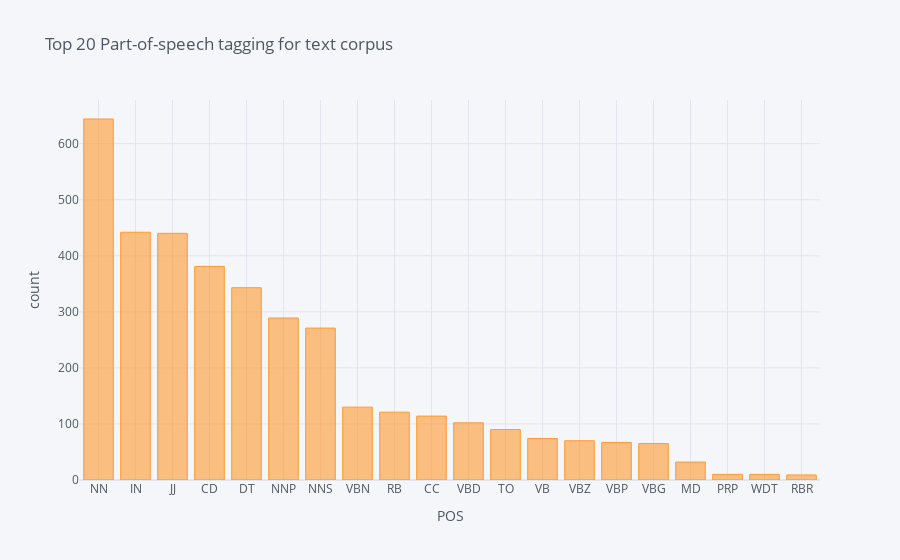

Source (notebook cell):
### Code cell
import textblob
blob = textblob.TextBlob(text)
pos_df = pd.DataFrame(blob.tags, columns = ['word' , 'pos'])
pos_df = pos_df.pos.value_counts()[:20]
pos_df.iplot(
    kind='bar',
    xTitle='POS',
    yTitle='count', 
    title='Top 20 Part-of-speech tagging for text corpus')

### Figure 1 — Plotly figure (JSON) as saved in the notebook; plotly's stock layout.template omitted (floating-point values rounded to 4 significant figures)
{"data": [{"marker": {"color": "rgba(255, 153, 51, 0.6)", "line": {"color": "rgba(255, 153, 51, 1.0)", "width": 1}}, "name": "pos", "orientation": "v", "text": "", "type": "bar", "x": ["NN", "IN", "JJ", "CD", "DT", "NNP", "NNS", "VBN", "RB", "CC", "VBD", "TO", "VB", "VBZ", "VBP", "VBG", "MD", "PRP", "WDT", "RBR"], "y": [644, 442, 440, 381, 343, 289, 271, 130, 121, 114, 102, 90, 74, 70, 67, 65, 32, 10, 10, 9]}], "layout": {"legend": {"bgcolor": "#F5F6F9", "font": {"color": "#4D5663"}}, "paper_bgcolor": "#F5F6F9", "plot_bgcolor": "#F5F6F9", "title": {"font": {"color": "#4D5663"}, "text": "Top 20 Part-of-speech tagging for text corpus"}, "xaxis": {"gridcolor": "#E1E5ED", "showgrid": true, "tickfont": {"color": "#4D5663"}, "title": {"font": {"color": "#4D5663"}, "text": "POS"}, "zerolinecolor": "#E1E5ED"}, "yaxis": {"gridcolor": "#E1E5ED", "showgrid": true, "tickfont": {"color": "#4D5663"}, "title": {"font": {"color": "#4D5663"}, "text": "count"}, "zerolinecolor": "#E1E5ED"}}}
